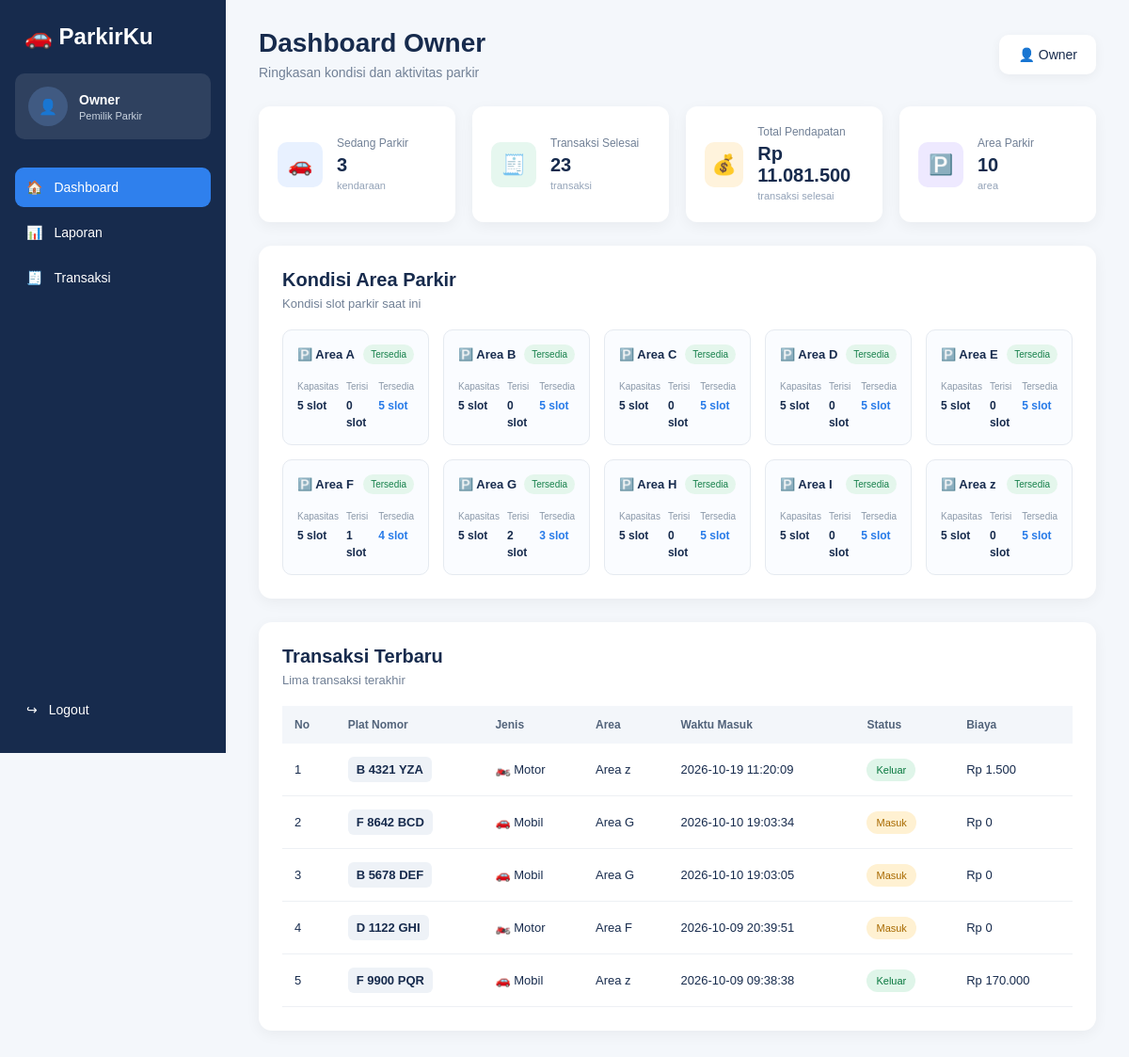
The page /view/dasboard_owner.php (signed in) on the database its author committed.
### tables this page shows
CREATE TABLE `tb_area_parkir` (
  `id_area` int NOT NULL,
  `nama_area` varchar(50) NOT NULL,
  `kapasitas` int NOT NULL,
  `terisi` int DEFAULT '0',
  `status_area` enum('aktif','nonaktif') NOT NULL DEFAULT 'aktif'
);

CREATE TABLE `tb_transaksi` (
  `id_parkir` int NOT NULL,
  `id_kendaraan` int NOT NULL,
  `waktu_masuk` datetime NOT NULL,
  `waktu_keluar` datetime DEFAULT NULL,
  `id_tarif` int NOT NULL,
  `durasi_jam` int DEFAULT '0',
  `biaya_total` decimal(10,0) DEFAULT '0',
  `status` enum('masuk','keluar') DEFAULT 'masuk',
  `id_user` int DEFAULT NULL,
  `id_area` int NOT NULL
);

CREATE TABLE `tb_kendaraan` (
  `id_kendaraan` int NOT NULL,
  `plat_nomor` varchar(15) NOT NULL,
  `jenis_kendaraan` varchar(20) NOT NULL,
  `warna` varchar(20) NOT NULL,
  `pemilik` varchar(100) NOT NULL,
  `id_user` int NOT NULL,
  `status_kendaraan` enum('aktif','nonaktif') NOT NULL DEFAULT 'aktif'
);

### view/dasboard_owner.php (the view, shortened to what this page needs)
<?php
include "../model/m_koneksi.php";
$query_parkir = mysqli_query(
    $conn,
    "SELECT COUNT(*) AS total
     FROM tb_transaksi
     WHERE status = 'masuk'"
);
$data_parkir = mysqli_fetch_assoc($query_parkir);
$total_parkir = $data_parkir['total'];
$query_selesai = mysqli_query(
    $conn,
    "SELECT COUNT(*) AS total
     FROM tb_transaksi
     WHERE status = 'keluar'"
);
$data_selesai = mysqli_fetch_assoc($query_selesai);
$total_selesai = $data_selesai['total'];
$query_pendapatan = mysqli_query(
    $conn,
    "SELECT SUM(biaya_total) AS total
     FROM tb_transaksi
     WHERE status = 'keluar'"
);
$data_pendapatan = mysqli_fetch_assoc($query_pendapatan);
$total_pendapatan = $data_pendapatan['total'] ?? 0;
$query_area = mysqli_query(
    $conn,
    "SELECT COUNT(*) AS total
     FROM tb_area_parkir"
);
$data_area = mysqli_fetch_assoc($query_area);
$total_area = $data_area['total'];
$query_area_list = mysqli_query(
    $conn,
    "SELECT
        id_area,
        nama_area,
        kapasitas,
        terisi
     FROM tb_area_parkir
     ORDER BY id_area ASC"
);
$query_transaksi = mysqli_query(
    $conn,
    "SELECT
        t.id_parkir,
        t.waktu_masuk,
        t.waktu_keluar,
        t.biaya_total,
        t.status,
        k.plat_nomor,
        k.jenis_kendaraan,
        a.nama_area
     FROM tb_transaksi t
     LEFT JOIN tb_kendaraan k
        ON t.id_kendaraan = k.id_kendaraan
     LEFT JOIN tb_area_parkir a
        ON t.id_area = a.id_area
     ORDER BY t.id_parkir DESC
     LIMIT 5"
);
?>
<!DOCTYPE html>
<html lang="id">
<head>
    <link
        rel="stylesheet"
        href="../asset/dasboard_owner.css"
    >
</head>
<body>
<aside class="sidebar">
    <div class="logo">
        🚗
        <span>ParkirKu</span>
    </div>
    <div class="admin">
        <div class="avatar">
        </div>
        <div>
            <strong>
                Owner
            </strong>
            <small>
                Pemilik Parkir
            </small>
        </div>
    </div>
    <nav>
        <a
            href="dashboard_owner.php"
            class="active"
        >
            🏠
            <span>Dashboard</span>
        </a>
        <a href="laporan_owner.php">
            📊
            <span>Laporan</span>
        </a>
        <a href="transaksi_owner.php">
            🧾
            <span>Transaksi</span>
        </a>
    </nav>
    <a
        href="../controller/c_logout.php"
        class="logout"
    >
        ↪
        <span>Logout</span>
    </a>
</aside>
<main class="main">
    <header class="header">
        <div>
            <h1>
                Dashboard Owner
            </h1>
            <p>
                Ringkasan kondisi dan aktivitas parkir
            </p>
        </div>
        <div class="profile">
            👤 Owner
        </div>
    </header>
    <section class="stats">
        <div class="stat-card">
            <div class="stat-icon blue">
                🚗
            </div>
            <div>
                <span>
                    Sedang Parkir
                </span>
                <strong>
                    <?= $total_parkir; ?>
                </strong>
                <small>
                    kendaraan
                </small>
            </div>
        </div>
        <div class="stat-card">
            <div class="stat-icon green">
                🧾
            </div>
            <div>
                <span>
                    Transaksi Selesai
                </span>
                <strong>
                    <?= $total_selesai; ?>
                </strong>
                <small>
                    transaksi
                </small>
            </div>
        </div>
        <div class="stat-card">
            <div class="stat-icon orange">
                💰
            </div>
            <div>
                <span>
                    Total Pendapatan
                </span>
                <strong>
                    Rp <?= number_format(
                        $total_pendapatan,
                        0,
                        ',',
                        '.'
                    ); ?>
                </strong>
                <small>
                    transaksi selesai
                </small>
            </div>
        </div>
        <div class="stat-card">
            <div class="stat-icon purple">
                🅿️
            </div>
            <div>
                <span>
                    Area Parkir
                </span>
                <strong>
                    <?= $total_area; ?>
                </strong>
                <small>
                    area
                </small>
            </div>
        </div>
    </section>
    <section class="content-card">
        <div class="card-header">
            <div>
                <h2>
                    Kondisi Area Parkir
                </h2>
                <p>
                    Kondisi slot parkir saat ini
                </p>
            </div>
        </div>
        <div class="area-grid">
            <?php while ($area = mysqli_fetch_assoc($query_area_list)): ?>
                <?php
                $kapasitas = (int) $area['kapasitas'];
                $terisi = (int) $area['terisi'];
                $tersedia = $kapasitas - $terisi;
                if ($tersedia <= 0) {
                    $status_area = "Penuh";
                    $status_class = "penuh";
                } elseif ($tersedia <= 1) {
                    $status_area = "Hampir Penuh";
                    $status_class = "hampir";
                } else {
                    $status_area = "Tersedia";
                    $status_class = "tersedia";
                }
                ?>
                <div class="area-card">
                    <div class="area-top">
                        <strong>
                            🅿️
                            <?= htmlspecialchars(
                                $area['nama_area']
                            ); ?>
                        </strong>
                        <span class="<?= $status_class; ?>">
                            <?= $status_area; ?>
                        </span>
                    </div>
                    <div class="area-info">
                        <div>
                            <small>
                                Kapasitas
                            </small>
                            <strong>
                                <?= $kapasitas; ?> slot
                            </strong>
                        </div>
                        <div>
                            <small>
                                Terisi
                            </small>
                            <strong>
                                <?= $terisi; ?> slot
                            </strong>
                        </div>
                        <div>
                            <small>
                                Tersedia
                            </small>
                            <strong class="tersedia-text">
                                <?= $tersedia; ?> slot
                            </strong>
                        </div>
                    </div>
                </div>
            <?php endwhile; ?>
        </div>
    </section>
    <section class="content-card">
        <div class="card-header">
            <div>
                <h2>
                    Transaksi Terbaru
                </h2>
                <p>
                    Lima transaksi terakhir
                </p>
            </div>
        </div>
        <div class="table-wrapper">
            <table>
                <thead>
                    <tr>
                        <th>No</th>
                        <th>Plat Nomor</th>
                        <th>Jenis</th>
                        <th>Area</th>
                        <th>Waktu Masuk</th>
                        <th>Status</th>
                        <th>Biaya</th>
                    </tr>
                </thead>
                <tbody>
                <?php
                $no = 1;
                if (mysqli_num_rows($query_transaksi) > 0):
                ?>
                    <?php while ($transaksi = mysqli_fetch_assoc($query_transaksi)): ?>
                        <tr>
                            <td>
                                <?= $no++; ?>
                            </td>
                            <td>
                                <span class="plat">
                                    <?= htmlspecialchars(
                                        $transaksi['plat_nomor'] ?? '-'
                                    ); ?>
                                </span>
                            </td>
                            <td>
                                <?php
                                if (
                                    $transaksi['jenis_kendaraan']
                                    == 'motor'
                                ) {
                                    echo "🏍️ Motor";
                                } elseif (
                                    $transaksi['jenis_kendaraan']
                                    == 'mobil'
                                ) {
                                    echo "🚗 Mobil";
                                } else {
                                    echo "🚙 Lainnya";
                                }
                                ?>
                            </td>
                            <td>
                                <?= htmlspecialchars(
                                    $transaksi['nama_area'] ?? '-'
                                ); ?>
                            </td>
                            <td>
                                <?= htmlspecialchars(
                                    $transaksi['waktu_masuk'] ?? '-'
                                ); ?>
                            </td>
                            <td>
                                <?php if (
                                    $transaksi['status']
                                    == 'masuk'
                                ): ?>
                                    <span class="status masuk">
                                        Masuk
                                    </span>
                                <?php else: ?>
                                    <span class="status keluar">
                                        Keluar
                                    </span>
                                <?php endif; ?>
                            </td>
                            <td>
                                Rp
                                <?= number_format(
                                    $transaksi['biaya_total'] ?? 0,
                                    0,
                                    ',',
                                    '.'
                                ); ?>
                            </td>
                        </tr>
                    <?php endwhile; ?>
                <?php endif; ?>
                </tbody>
            </table>
        </div>
    </section>
</main>
</body>
</html>

### asset/dasboard_owner.css (style rules this page uses)
* { box-sizing: border-box; }
body { margin: 0; background: #f4f7fb; font-family: Arial, sans-serif; color: #172b4d; }
.sidebar { position: fixed; left: 0; top: 0; width: 240px; height: 100vh; background: #172b4d; color: white; padding: 25px 16px; display: flex; flex-direction: column; }
.logo { font-size: 24px; font-weight: bold; padding: 0 10px; margin-bottom: 25px; }
.admin { display: flex; align-items: center; gap: 12px; background: rgba(255,255,255,0.1); padding: 14px; border-radius: 10px; margin-bottom: 30px; }
.avatar { width: 42px; height: 42px; border-radius: 50%; background: #405a82; display: flex; align-items: center; justify-content: center; }
.admin strong { display: block; font-size: 14px; }
.admin small { display: block; margin-top: 3px; color: #cbd5e1; font-size: 11px; }
nav { display: flex; flex-direction: column; gap: 6px; }
nav a { display: flex; align-items: center; gap: 12px; padding: 13px 12px; color: white; text-decoration: none; border-radius: 9px; font-size: 14px; }
nav a.active { background: #2f80ed; }
.logout { margin-top: auto; display: flex; align-items: center; gap: 12px; padding: 13px 12px; color: white; text-decoration: none; font-size: 14px; }
.main { margin-left: 240px; padding: 30px 35px; }
.header { display: flex; justify-content: space-between; align-items: center; margin-bottom: 28px; }
.header h1 { margin: 0; font-size: 28px; }
.header p { margin: 7px 0 0; color: #718096; font-size: 14px; }
.profile { background: white; padding: 13px 20px; border-radius: 10px; box-shadow: 0 3px 12px rgba(0,0,0,0.05); font-size: 14px; }
.stats { display: grid; grid-template-columns: repeat(4, 1fr); gap: 18px; margin-bottom: 25px; }
.stat-card { background: white; border-radius: 12px; padding: 20px; display: flex; align-items: center; gap: 15px; box-shadow: 0 4px 15px rgba(0,0,0,0.05); }
.stat-icon { width: 48px; height: 48px; border-radius: 10px; display: flex; align-items: center; justify-content: center; font-size: 21px; }
.blue { background: #e8f1ff; }
.green { background: #e6f7ef; }
.orange { background: #fff3dc; }
.purple { background: #eee9ff; }
.stat-card span { display: block; color: #718096; font-size: 12px; margin-bottom: 5px; }
.stat-card strong { display: block; font-size: 20px; }
.stat-card small { color: #94a3b8; font-size: 11px; }
.content-card { background: white; border-radius: 14px; padding: 25px; margin-bottom: 25px; box-shadow: 0 4px 15px rgba(0,0,0,0.05); }
.card-header { margin-bottom: 20px; }
.card-header h2 { margin: 0; font-size: 20px; }
.card-header p { margin: 6px 0 0; color: #718096; font-size: 13px; }
.area-grid { display: grid; grid-template-columns: repeat(5, 1fr); gap: 15px; }
.area-card { border: 1px solid #e5eaf0; border-radius: 10px; padding: 15px; background: #fafcff; }
.area-top { display: flex; justify-content: space-between; align-items: center; gap: 8px; margin-bottom: 18px; }
.area-top strong { font-size: 13px; }
.area-top span { font-size: 10px; padding: 5px 8px; border-radius: 20px; }
.tersedia { background: #e4f6ec; color: #16804b; }
.area-info { display: grid; grid-template-columns: repeat(3, 1fr); gap: 8px; }
.area-info small { display: block; color: #8a98a9; font-size: 10px; margin-bottom: 5px; }
.area-info strong { font-size: 12px; }
.tersedia-text { color: #287be8; }
.table-wrapper { overflow-x: auto; }
table { width: 100%; border-collapse: collapse; font-size: 13px; }
thead { background: #f3f6fa; }
th { text-align: left; padding: 13px; color: #52637a; font-size: 12px; }
td { padding: 14px 13px; border-bottom: 1px solid #edf0f4; }
.plat { display: inline-block; background: #eef2f7; padding: 6px 9px; border-radius: 6px; font-weight: bold; }
.status { display: inline-block; padding: 6px 10px; border-radius: 15px; font-size: 11px; }
.status.masuk { background: #fff1d2; color: #a86a00; }
.status.keluar { background: #dff5e9; color: #08783f; }

### rows shown on the page
tb_area_parkir: nama_area "Area A", status_area "Tersedia", kapasitas "5", terisi "0"
tb_area_parkir: nama_area "Area B", status_area "Tersedia", kapasitas "5", terisi "0"
tb_area_parkir: nama_area "Area C", status_area "Tersedia", kapasitas "5", terisi "0"
tb_area_parkir: nama_area "Area D", status_area "Tersedia", kapasitas "5", terisi "0"
tb_area_parkir: nama_area "Area E", status_area "Tersedia", kapasitas "5", terisi "0"
tb_area_parkir: nama_area "Area F", status_area "Tersedia", kapasitas "5", terisi "1", tersedia "4"
tb_area_parkir: nama_area "Area G", status_area "Tersedia", kapasitas "5", terisi "2", tersedia "3"
tb_area_parkir: nama_area "Area H", status_area "Tersedia", kapasitas "5", terisi "0"
tb_area_parkir: nama_area "Area I", status_area "Tersedia", kapasitas "5", terisi "0"
tb_area_parkir: nama_area "Area z", status_area "Tersedia", kapasitas "5", terisi "0"
tb_transaksi: id_kendaraan.plat_nomor "B 4321 YZA", shows "🏍️ Motor", id_area.nama_area "Area z", waktu_masuk "2026-10-19 11:20:09", status "Keluar", biaya_total "1.500"
tb_transaksi: id_kendaraan.plat_nomor "F 8642 BCD", shows "🚗 Mobil", id_area.nama_area "Area G", waktu_masuk "2026-10-10 19:03:34", status "Masuk", biaya_total "0"
tb_transaksi: id_kendaraan.plat_nomor "B 5678 DEF", shows "🚗 Mobil", id_area.nama_area "Area G", waktu_masuk "2026-10-10 19:03:05", status "Masuk", biaya_total "0"
tb_transaksi: id_kendaraan.plat_nomor "D 1122 GHI", shows "🏍️ Motor", id_area.nama_area "Area F", waktu_masuk "2026-10-09 20:39:51", status "Masuk", biaya_total "0"
tb_transaksi: id_kendaraan.plat_nomor "F 9900 PQR", shows "🚗 Mobil", id_area.nama_area "Area z", waktu_masuk "2026-10-09 09:38:38", status "Keluar", biaya_total "170.000"

### other values the page prints
$total_parkir "3"
$total_selesai "23"
$total_pendapatan "11.081.500"
$total_area "10"
